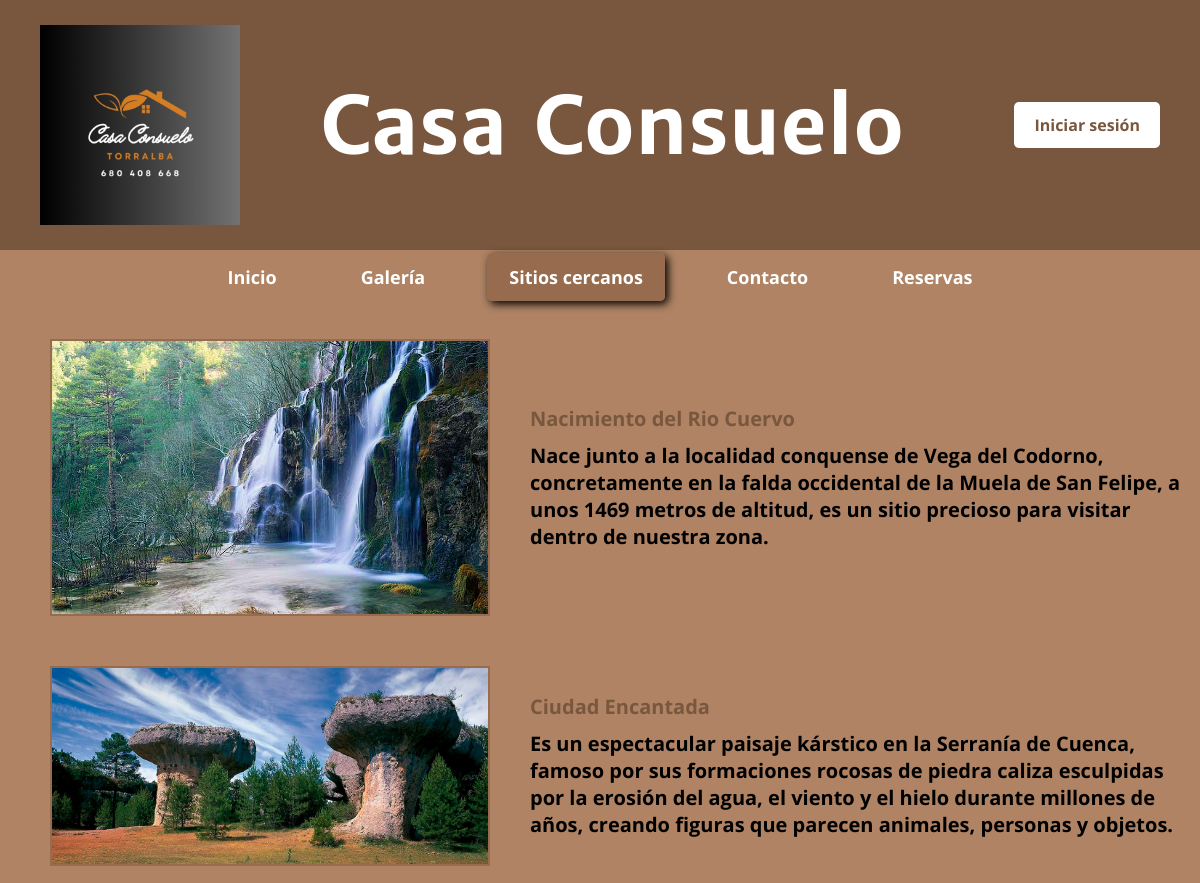
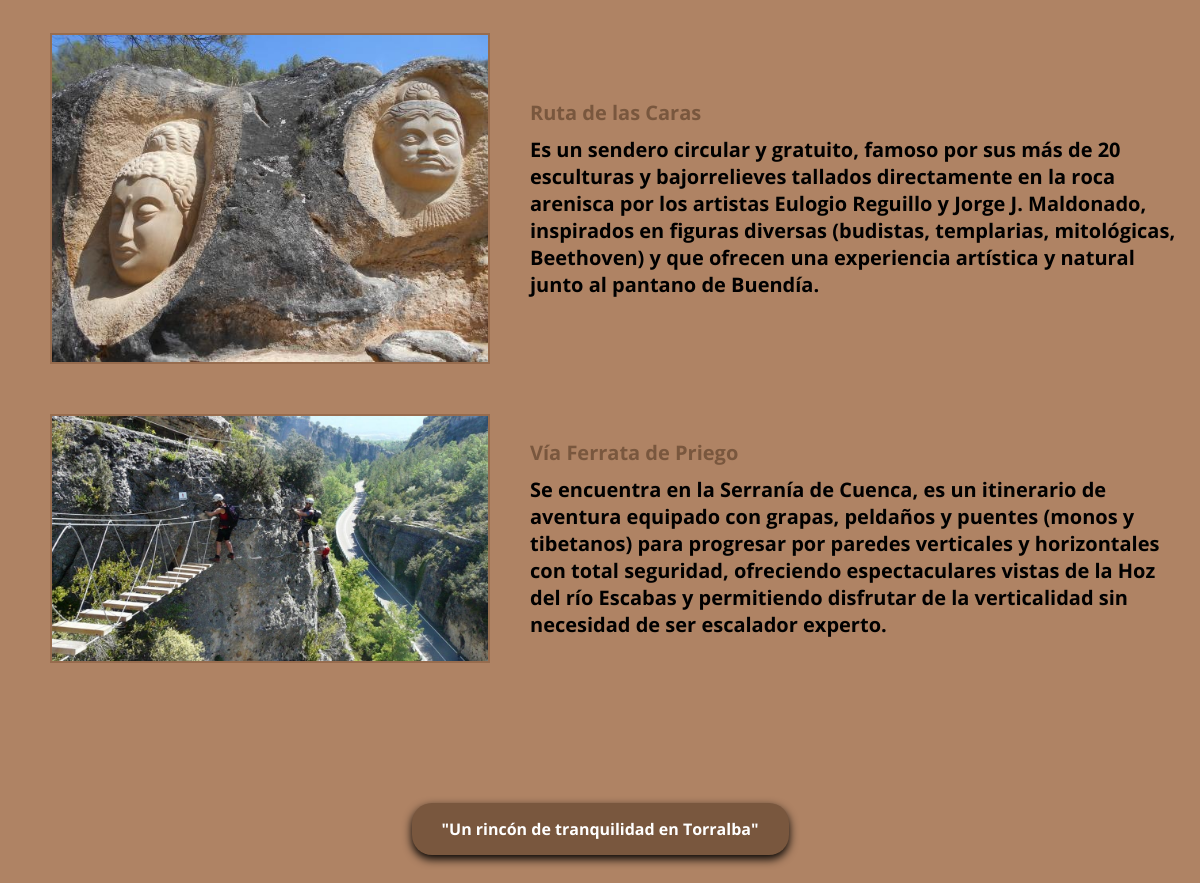
/CasaConsuelo-AntonioMontalbo/index.php?pagina=sitios, run on the app's committed database (2 pictures, top to bottom).
### tables this page shows
CREATE TABLE `sitios_cercanos` (
  `id` int(11) NOT NULL,
  `nombre` varchar(100) DEFAULT NULL,
  `descripcion` text DEFAULT NULL,
  `imagen` varchar(255) DEFAULT NULL
);

### CasaConsuelo-AntonioMontalbo/index.php (called while the page is built)
<?php
    include("./controller/web_controller.php");
?>

### CasaConsuelo-AntonioMontalbo/model/sitio_model.php (called while the page is built, shortened)
<?php
class Sitio{
    private $conexion;
    public function __construct($conexion){
        $this->conexion = $conexion;
    }
    public function obtenerSitios(){
        $sql = "SELECT * FROM sitios_cercanos";
        $resultado = mysqli_query($this->conexion,$sql);
        $sitios = [];
        while($fila = mysqli_fetch_assoc($resultado)){
            $sitios[] = $fila;
        }
        return $sitios;
    }
}
?>

### CasaConsuelo-AntonioMontalbo/view/sitios_view.php (the view, shortened to what this page needs)
<?php
include("php/conexion.php");
include("model/sitio_model.php");
$sitio = new Sitio($conexion);
$sitios = $sitio->obtenerSitios();
?>
<!DOCTYPE html>
<html lang="es">
<head>
    <link rel="stylesheet" href="estilos.css">
    <link rel="stylesheet" href="responsive.css"  media="screen and (max-width: 768px)">
</head>
<body>
    <header>
    <div class="cabecera-contenido">
        <img src="img/logo.png" alt="Casa Consuelo" class="logo-cabecera">
        <h1>Casa Consuelo</h1>
        <?php if(isset($_SESSION["id"])){ ?>
        <?php if($_SESSION["rol"] == "admin"){ ?>
            <a href="view/panel_view.php" class="boton-admin">Panel Admin</a>
        <?php }else{ ?>
            <a href="view/perfil_view.php"class="boton-admin">Mi Perfil</a>
        <?php } ?>
            <a href="controller/usuario_controller.php?logout=1" class="boton-admin">Cerrar sesión</a>
        <?php }else{ ?>
            <a href="login_view.php" class="boton-admin">Iniciar sesión</a>
        <?php } ?>
    </div>
    <nav>
        <ul class="menu-principal">
            <li><a href="index.php?pagina=inicio">Inicio</a></li>
            <li><a href="index.php?pagina=galeria">Galería</a></li>
            <li><a href="index.php?pagina=sitios" style="background-color:#976c4e; box-shadow:3px 3px 8px black;">Sitios cercanos</a></li>
            <li><a href="index.php?pagina=contacto">Contacto</a></li>
            <li><a href="index.php?pagina=reservas">Reservas</a></li>
        </ul>
    </nav>
</header>
    <main>
        <section class="principal">
            <?php foreach($sitios as $fila){ ?>
                <div class="sitio">
                    <img src="img/<?php echo $fila["imagen"]; ?>">
                    <div class="descripcion">
                        <h2><?php echo $fila["nombre"]; ?></h2>
                        <p><?php echo $fila["descripcion"]; ?></p>
                    </div>
                </div>
            <?php } ?>
        </section>
    </main>
    <footer><p>"Un rincón de tranquilidad en Torralba"</p></footer>
</body>
</html>

### CasaConsuelo-AntonioMontalbo/controller/web_controller.php (shortened to what this page needs)
<?php
include("php/conexion.php");
$pagina = "inicio";
if(isset($_GET["pagina"])){
    $pagina = $_GET["pagina"];
}
switch($pagina){
    case "sitios":
        include("view/sitios_view.php");
    break;
}
?>

### CasaConsuelo-AntonioMontalbo/estilos.css (style rules this page uses)
* { margin: 0; padding: 0; box-sizing: border-box; }
body { font-family: "Open Sans", sans-serif; background-color: #af8364; display: grid; grid-template-areas: "header" "main" "footer"; }
header { grid-area: header; }
main { grid-area: main; }
footer { grid-area: footer; }
.cabecera-contenido { background-color: #79573e; padding: 25px 40px; display: flex; align-items: center; }
.logo-cabecera { width: 200px; }
.cabecera-contenido h1 { font-family: "Merriweather", serif; font-size: 80px; color: white; margin-left: 80px; }
.boton-admin { margin-left: auto; background-color: white; color: #79573e; padding: 12px 20px; border-radius: 5px; text-decoration: none; font-weight: bold; transition: 0.3s; }
nav { margin-top: 15px; }
.menu-principal { list-style: none; display: flex; justify-content: center; gap: 40px; }
.menu-principal li a { text-decoration: none; color: white; padding: 12px 22px; font-size: 18px; font-weight: bold; border-radius: 5px; transition: 0.3s; }
.principal { margin: 20px; padding: 30px; animation: aparecer 1s ease-in-out; }
.sitio { display: grid; grid-template-columns: 40% 60%; gap: 40px; margin-bottom: 50px; align-items: center; }
.sitio img { width: 100%; border: 2px solid #976c4e; }
.sitio h2 { color: #79573e; margin-bottom: 10px; }
footer { background-color: #79573e; color: white; text-align: center; font-weight: bold; padding: 15px 30px; width: fit-content; margin: 40px auto; border-radius: 20px; box-shadow: 0 4px 10px black; animation: flotar 3s ease-in-out infinite; }

### data on the page
sitios_cercanos: imagen (picture), nombre "Nacimiento del Rio Cuervo", descripcion "Nace junto a la localidad conquense de Vega del Codorno, concretamente en la falda occidental de la Muela de San Felipe, a unos 1469 metros de altitud, es un sitio precioso para visitar dentro de nuestra zona."
sitios_cercanos: imagen (picture), nombre "Ciudad Encantada", descripcion "Es un espectacular paisaje kárstico en la Serranía de Cuenca, famoso por sus formaciones rocosas de piedra caliza esculpidas por la erosión del agua, el viento y el hielo durante millones de años, creando figuras que parecen animales, personas y objetos."
sitios_cercanos: imagen (picture), nombre "Ruta de las Caras", descripcion "Es un sendero circular y gratuito, famoso por sus más de 20 esculturas y bajorrelieves tallados directamente en la roca arenisca por los artistas Eulogio Reguillo y Jorge J. Maldonado, inspirados en figuras diversas (budistas, templarias, mitológicas, Beethoven) y que ofrecen una experiencia artística y natural junto al pantano de Buendía."
sitios_cercanos: imagen (picture), nombre "Vía Ferrata de Priego", descripcion "Se encuentra en la Serranía de Cuenca, es un itinerario de aventura equipado con grapas, peldaños y puentes (monos y tibetanos) para progresar por paredes verticales y horizontales con total seguridad, ofreciendo espectaculares vistas de la Hoz del río Escabas y permitiendo disfrutar de la verticalidad sin necesidad de ser escalador experto."
